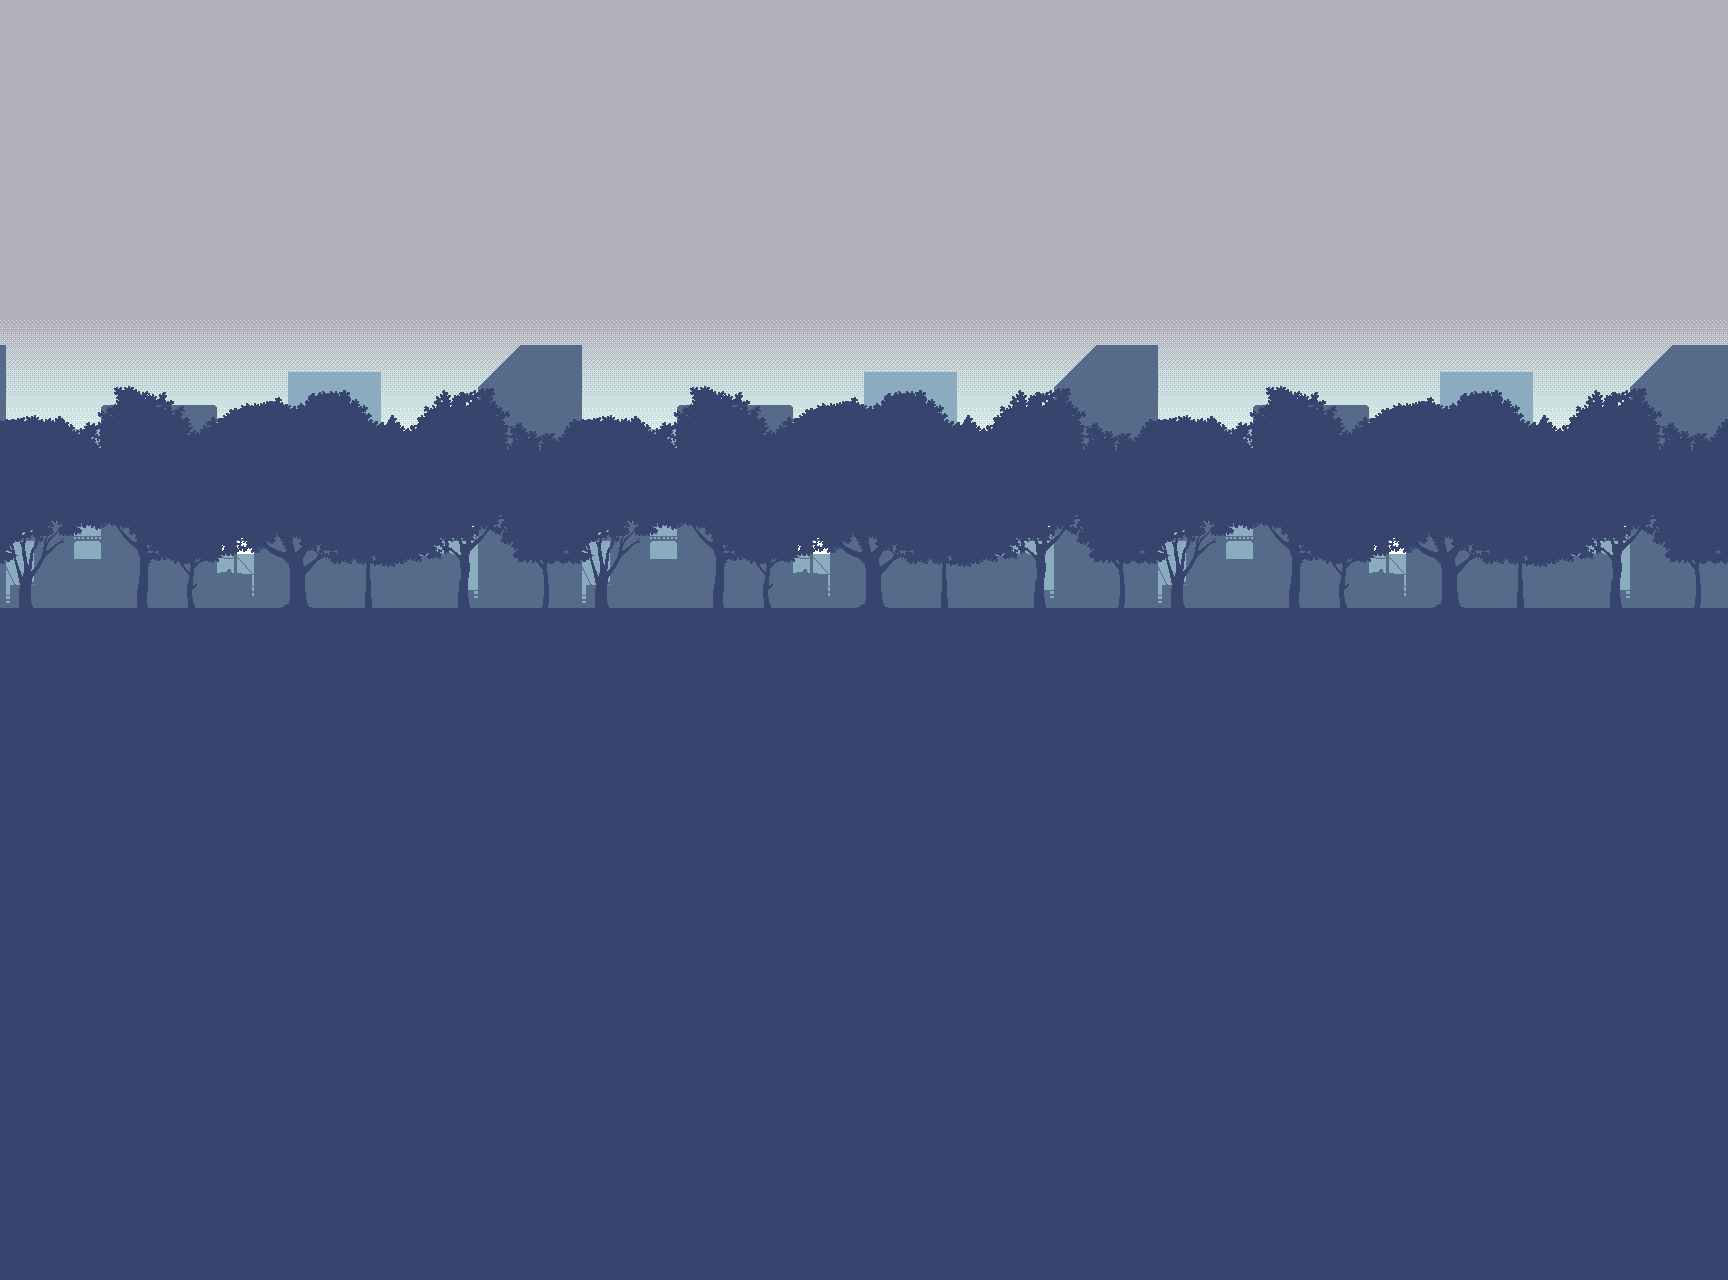

A 2D game scene composited from a Tiled map and its tileset images. What follows is a short description and the map's XML, with every tile layer's data as written:
An orthogonal 54x40 tile map with 32x32 px tiles, 1 tile layer (Background).

<map version="1.5" tiledversion="2021.03.23" orientation="orthogonal" renderorder="right-down" width="54" height="40" tilewidth="32" tileheight="32" infinite="0" nextlayerid="2" nextobjectid="1">
 <tileset firstgid="1" source="BackgroundTileset.tsx" />
 <layer id="1" name="Background" width="54" height="40">
  <data encoding="csv">
7,7,7,7,7,7,7,7,7,7,7,7,7,7,7,7,7,7,7,7,7,7,7,7,7,7,7,7,7,7,7,7,7,7,7,7,7,7,7,7,7,7,7,7,7,7,7,7,7,7,7,7,7,7,
7,7,7,7,7,7,7,7,7,7,7,7,7,7,7,7,7,7,7,7,7,7,7,7,7,7,7,7,7,7,7,7,7,7,7,7,7,7,7,7,7,7,7,7,7,7,7,7,7,7,7,7,7,7,
7,7,7,7,7,7,7,7,7,7,7,7,7,7,7,7,7,7,7,7,7,7,7,7,7,7,7,7,7,7,7,7,7,7,7,7,7,7,7,7,7,7,7,7,7,7,7,7,7,7,7,7,7,7,
7,7,7,7,7,7,7,7,7,7,7,7,7,7,7,7,7,7,7,7,7,7,7,7,7,7,7,7,7,7,7,7,7,7,7,7,7,7,7,7,7,7,7,7,7,7,7,7,7,7,7,7,7,7,
7,7,7,7,7,7,7,7,7,7,7,7,7,7,7,7,7,7,7,7,7,7,7,7,7,7,7,7,7,7,7,7,7,7,7,7,7,7,7,7,7,7,7,7,7,7,7,7,7,7,7,7,7,7,
7,7,7,7,7,7,7,7,7,7,7,7,7,7,7,7,7,7,7,7,7,7,7,7,7,7,7,7,7,7,7,7,7,7,7,7,7,7,7,7,7,7,7,7,7,7,7,7,7,7,7,7,7,7,
7,7,7,7,7,7,7,7,7,7,7,7,7,7,7,7,7,7,7,7,7,7,7,7,7,7,7,7,7,7,7,7,7,7,7,7,7,7,7,7,7,7,7,7,7,7,7,7,7,7,7,7,7,7,
7,7,7,7,7,7,7,7,7,7,7,7,7,7,7,7,7,7,7,7,7,7,7,7,7,7,7,7,7,7,7,7,7,7,7,7,7,7,7,7,7,7,7,7,7,7,7,7,7,7,7,7,7,7,
7,7,7,7,7,7,7,7,7,7,7,7,7,7,7,7,7,7,7,7,7,7,7,7,7,7,7,7,7,7,7,7,7,7,7,7,7,7,7,7,7,7,7,7,7,7,7,7,7,7,7,7,7,7,
17,18,1,2,3,4,5,6,7,8,9,10,11,12,13,14,15,16,17,18,1,2,3,4,5,6,7,8,9,10,11,12,13,14,15,16,17,18,1,2,3,4,5,6,7,8,9,10,11,12,13,14,15,16,
35,36,19,20,21,22,23,24,25,26,27,28,29,30,31,32,33,34,35,36,19,20,21,22,23,24,25,26,27,28,29,30,31,32,33,34,35,36,19,20,21,22,23,24,25,26,27,28,29,30,31,32,33,34,
53,54,37,38,39,40,41,42,43,44,45,46,47,48,49,50,51,52,53,54,37,38,39,40,41,42,43,44,45,46,47,48,49,50,51,52,53,54,37,38,39,40,41,42,43,44,45,46,47,48,49,50,51,52,
71,72,55,56,57,58,59,60,61,62,63,64,65,66,67,68,69,70,71,72,55,56,57,58,59,60,61,62,63,64,65,66,67,68,69,70,71,72,55,56,57,58,59,60,61,62,63,64,65,66,67,68,69,70,
89,90,73,74,75,76,77,78,79,80,81,82,83,84,85,86,87,88,89,90,73,74,75,76,77,78,79,80,81,82,83,84,85,86,87,88,89,90,73,74,75,76,77,78,79,80,81,82,83,84,85,86,87,88,
107,108,91,92,93,94,95,96,97,98,99,100,101,102,103,104,105,106,107,108,91,92,93,94,95,96,97,98,99,100,101,102,103,104,105,106,107,108,91,92,93,94,95,96,97,98,99,100,101,102,103,104,105,106,
125,126,109,110,111,112,113,114,115,116,117,118,119,120,121,122,123,124,125,126,109,110,111,112,113,114,115,116,117,118,119,120,121,122,123,124,125,126,109,110,111,112,113,114,115,116,117,118,119,120,121,122,123,124,
143,144,127,128,129,130,131,132,133,134,135,136,137,138,139,140,141,142,143,144,127,128,129,130,131,132,133,134,135,136,137,138,139,140,141,142,143,144,127,128,129,130,131,132,133,134,135,136,137,138,139,140,141,142,
161,162,145,146,147,148,149,150,151,152,153,154,155,156,157,158,159,160,161,162,145,146,147,148,149,150,151,152,153,154,155,156,157,158,159,160,161,162,145,146,147,148,149,150,151,152,153,154,155,156,157,158,159,160,
179,180,163,164,165,166,167,168,169,170,171,172,173,174,175,176,177,178,179,180,163,164,165,166,167,168,169,170,171,172,173,174,175,176,177,178,179,180,163,164,165,166,167,168,169,170,171,172,173,163,175,176,177,178,
98,98,98,98,98,98,98,98,98,98,98,98,98,98,98,98,98,98,98,98,98,98,98,98,98,98,98,98,98,98,98,98,98,98,98,98,98,98,98,98,98,98,98,98,98,98,98,98,98,98,98,98,98,98,
98,98,98,98,98,98,98,98,98,98,98,98,98,98,98,98,98,98,98,98,98,98,98,98,98,98,98,98,98,98,98,98,98,98,98,98,98,98,98,98,98,98,98,98,98,98,98,98,98,98,98,98,98,98,
98,98,98,98,98,98,98,98,98,98,98,98,98,98,98,98,98,98,98,98,98,98,98,98,98,98,98,98,98,98,98,98,98,98,98,98,98,98,98,98,98,98,98,98,98,98,98,98,98,98,98,98,98,98,
98,98,98,98,98,98,98,98,98,98,98,98,98,98,98,98,98,98,98,98,98,98,98,98,98,98,98,98,98,98,98,98,98,98,98,98,98,98,98,98,98,98,98,98,98,98,98,98,98,98,98,98,98,98,
98,98,98,98,98,98,98,98,98,98,98,98,98,98,98,98,98,98,98,98,98,98,98,98,98,98,98,98,98,98,98,98,98,98,98,98,98,98,98,98,98,98,98,98,98,98,98,98,98,98,98,98,98,98,
98,98,98,98,98,98,98,98,98,98,98,98,98,98,98,98,98,98,98,98,98,98,98,98,98,98,98,98,98,98,98,98,98,98,98,98,98,98,98,98,98,98,98,98,98,98,98,98,98,98,98,98,98,98,
98,98,98,98,98,98,98,98,98,98,98,98,98,98,98,98,98,98,98,98,98,98,98,98,98,98,98,98,98,98,98,98,98,98,98,98,98,98,98,98,98,98,98,98,98,98,98,98,98,98,98,98,98,98,
98,98,98,98,98,98,98,98,98,98,98,98,98,98,98,98,98,98,98,98,98,98,98,98,98,98,98,98,98,98,98,98,98,98,98,98,98,98,98,98,98,98,98,98,98,98,98,98,98,98,98,98,98,98,
98,98,98,98,98,98,98,98,98,98,98,98,98,98,98,98,98,98,98,98,98,98,98,98,98,98,98,98,98,98,98,98,98,98,98,98,98,98,98,98,98,98,98,98,98,98,98,98,98,98,98,98,98,98,
98,98,98,98,98,98,98,98,98,98,98,98,98,98,98,98,98,98,98,98,98,98,98,98,98,98,98,98,98,98,98,98,98,98,98,98,98,98,98,98,98,98,98,98,98,98,98,98,98,98,98,98,98,98,
98,98,98,98,98,98,98,98,98,98,98,98,98,98,98,98,98,98,98,98,98,98,98,98,98,98,98,98,98,98,98,98,98,98,98,98,98,98,98,98,98,98,98,98,98,98,98,98,98,98,98,98,98,98,
98,98,98,98,98,98,98,98,98,98,98,98,98,98,98,98,98,98,98,98,98,98,98,98,98,98,98,98,98,98,98,98,98,98,98,98,98,98,98,98,98,98,98,98,98,98,98,98,98,98,98,98,98,98,
98,98,98,98,98,98,98,98,98,98,98,98,98,98,98,98,98,98,98,98,98,98,98,98,98,98,98,98,98,98,98,98,98,98,98,98,98,98,98,98,98,98,98,98,98,98,98,98,98,98,98,98,98,98,
98,98,98,98,98,98,98,98,98,98,98,98,98,98,98,98,98,98,98,98,98,98,98,98,98,98,98,98,98,98,98,98,98,98,98,98,98,98,98,98,98,98,98,98,98,98,98,98,98,98,98,98,98,98,
98,98,98,98,98,98,98,98,98,98,98,98,98,98,98,98,98,98,98,98,98,98,98,98,98,98,98,98,98,98,98,98,98,98,98,98,98,98,98,98,98,98,98,98,98,98,98,98,98,98,98,98,98,98,
98,98,98,98,98,98,98,98,98,98,98,98,98,98,98,98,98,98,98,98,98,98,98,98,98,98,98,98,98,98,98,98,98,98,98,98,98,98,98,98,98,98,98,98,98,98,98,98,98,98,98,98,98,98,
98,98,98,98,98,98,98,98,98,98,98,98,98,98,98,98,98,98,98,98,98,98,98,98,98,98,98,98,98,98,98,98,98,98,98,98,98,98,98,98,98,98,98,98,98,98,98,98,98,98,98,98,98,98,
98,98,98,98,98,98,98,98,98,98,98,98,98,98,98,98,98,98,98,98,98,98,98,98,98,98,98,98,98,98,98,98,98,98,98,98,98,98,98,98,98,98,98,98,98,98,98,98,98,98,98,98,98,98,
98,98,98,98,98,98,98,98,98,98,98,98,98,98,98,98,98,98,98,98,98,98,98,98,98,98,98,98,98,98,98,98,98,98,98,98,98,98,98,98,98,98,98,98,98,98,98,98,98,98,98,98,98,98,
98,98,98,98,98,98,98,98,98,98,98,98,98,98,98,98,98,98,98,98,98,98,98,98,98,98,98,98,98,98,98,98,98,98,98,98,98,98,98,98,98,98,98,98,98,98,98,98,98,98,98,98,98,98,
98,98,98,98,98,98,98,98,98,98,98,98,98,98,98,98,98,98,98,98,98,98,98,98,98,98,98,98,98,98,98,98,98,98,98,98,98,98,98,98,98,98,98,98,98,98,98,98,98,98,98,98,98,98
</data>
 </layer>
</map>
